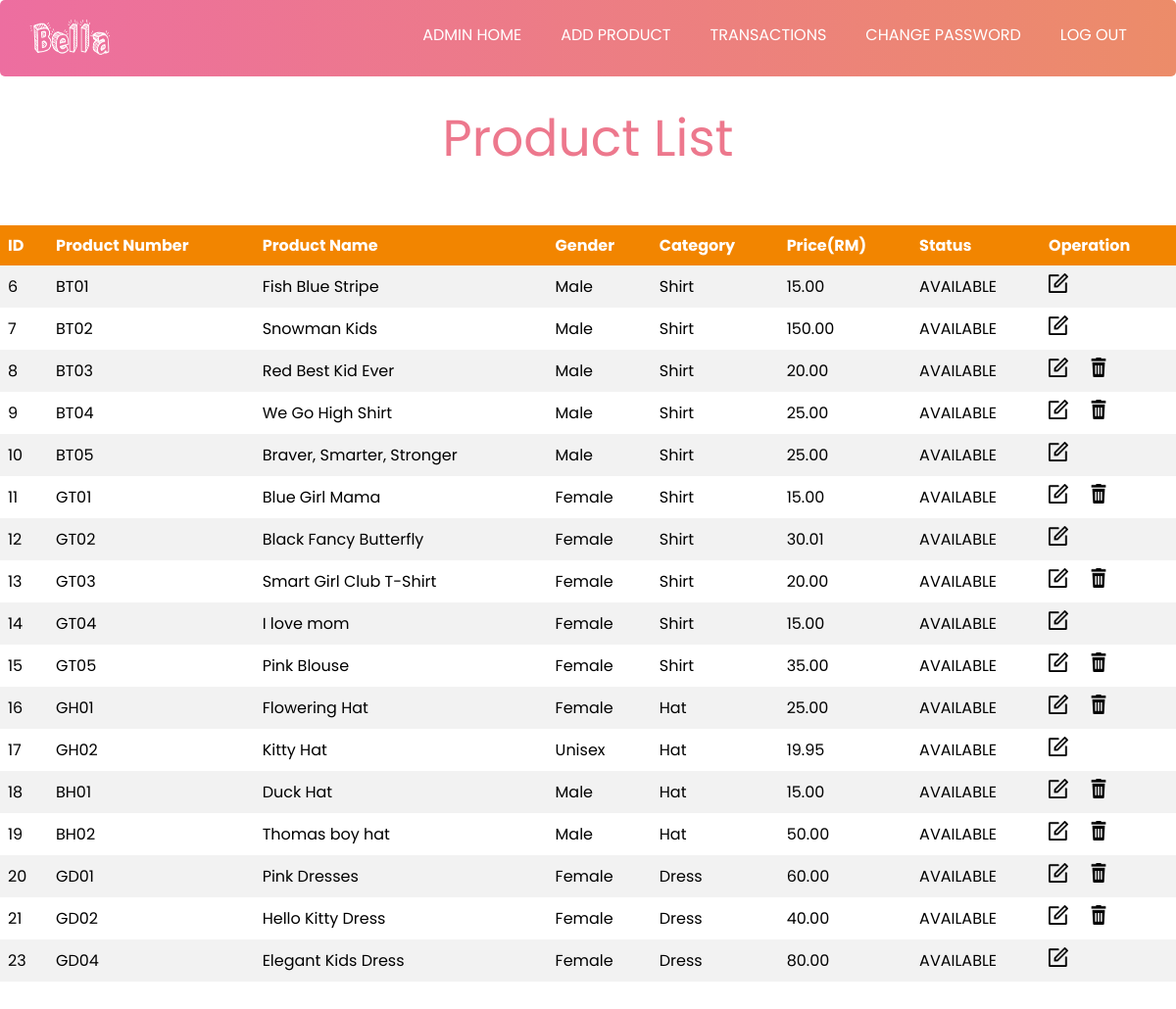
The page /admin/index.php (signed in) on the database its author committed.
### tables this page shows
CREATE TABLE `products` (
  `id` int(10) NOT NULL,
  `number` varchar(32) NOT NULL,
  `name` varchar(255) NOT NULL,
  `gender` varchar(16) NOT NULL,
  `category` varchar(255) NOT NULL,
  `age_range` varchar(64) NOT NULL,
  `description` varchar(4096) NOT NULL,
  `price` decimal(10,2) NOT NULL,
  `image` varchar(255) NOT NULL,
  `status` varchar(16) NOT NULL
);

### htdocs/model/connection.php (called while the page is built, shortened)
<?php
class Connection
{
  private $mysqli = null;
  public function connect()
  {
    $this->mysqli = new mysqli(self::DB_HOST, self::DB_USER, self::DB_PASSWORD, self::DB_NAME);
    if ($this->mysqli->connect_errno)
    {
      echo $this->mysqli->connect_errno;
      echo $this->mysqli->connect_error;
      return false;
    }
    else
    {
      return true;
    }
  }
  public function query($str)
  {
    if ($result = $this->mysqli->query($str))
    {
      return $result->fetch_all(MYSQLI_ASSOC);
    }
    else
    {
      echo $this->mysqli->connect_errno;
      echo $this->mysqli->error;
      return array();
    }
  }
}
?>

### htdocs/model/model.php (called while the page is built, shortened)
<?php
require_once 'connection.php';
class Model
{
  protected $data;
  private static function generate_array($result)
  {
    $array = array();
    foreach ($result as $entry)
    {
      $var = new $class();
      $var->set_data($entry);
      array_push($array, $var);
    }
    return $array;
  }
  public static function all()
  {
    $result = $GLOBALS['connection']->query("SELECT * FROM ".static::TABLE_NAME);
    return static::generate_array($result);
  }
  public static function find($cond = '*')
  {
    $query = "SELECT * FROM ".static::TABLE_NAME." WHERE ".$cond." LIMIT 1 OFFSET 0";
    $result = $GLOBALS['connection']->query($query);
    if (count($result) == 0)
    {
      return null;
    }
    else
    {
      $array = static::generate_array($result);
      return $array[0];
    };
  }
  public function get_id()
  {
    return $this->data['id'];
  }
}
?>

### htdocs/model/product.php (called while the page is built, shortened)
<?php
require_once "model.php";
class Product extends Model
{
  public function __construct()
  {
    $this->data = ["id" => 0, "number" => "", "name" => "", "gender" => "", "category" => "", "age_range" => "",
                   "description" => "", "price" => 0.0, "image" => "", "status" => ""];
  }
  public function get_number()
  {
    return $this->data['number'];
  }
  public function get_name()
  {
    return $this->data['name'];
  }
  public function get_gender()
  {
    return $this->data['gender'];
  }
  public function get_category()
  {
    return $this->data['category'];
  }
  public function get_price()
  {
    return $this->data['price'];
  }
  public function get_status()
  {
    return $this->data['status'];
  }
  public function set_data($source)
  {
    $this->data['number'] = $source['number'];
    $this->data['name'] = $source['name'];
    $this->data['gender'] = $source['gender'];
    $this->data['category'] = $source['category'];
    $this->data['price'] = floatval($source['price']);
    $this->data['status'] = $source['status'];
  }
}
?>

### htdocs/admin/index.php (the view, shortened to what this page needs)
<html>
<head>
  <link rel="stylesheet" type="text/css" href="css/style_admin_index.css">
</head>
<body>
  <nav>
    <div class="logo">
      <img src="img/logo.png" style=" width: 90px; height: 50px;">
    </div>
    <div class="nav">
      <ul>
        <li><a href="index.php" style="text-decoration:none; color: white;">Admin Home</a></li>
        <li><a href="add_product.php" style="text-decoration:none; color: white;">Add Product</a></li>
        <li><a href="transactions.php" style="text-decoration:none; color: white;">Transactions</a></li>
        <li><a href="change_pw.php" style="text-decoration:none; color: white;">Change Password</a></li>
        <li><a href="logout.php" style="text-decoration:none; color: white;">Log Out</a></li>
      </ul>
    </div>
  </nav>
  <div class="info" style="padding-top: 24px;">
    <h1>Product List</h1>
    <br><br>
    <table>
    <tr>
      <th>ID</th>
      <th>Product Number</th>
      <th>Product Name</th>
      <th>Gender</th>
      <th>Category</th>
      <th>Price(RM)</th>
      <th>Status</th>
      <th>Operation</th>
    </tr>
    <?php
    $array = Product::all();
    foreach ($array as $product)
    {
      $id = $product->get_id();
      echo "<tr>";
      echo "<td>".$id."</td>";
      echo "<td>".$product->get_number()."</td>";
      echo "<td>".$product->get_name()."</td>";
      echo "<td>".$product->get_gender()."</td>";
      echo "<td>".$product->get_category()."</td>";
      echo "<td>".number_format($product->get_price(), 2)."</td>";
      echo "<td>".$product->get_status()."</td>";
      echo "<td>";
      echo "<a href='edit_product.php?id=$id'><img src='img/edit.png' style=' width: 20px; height: 20px;'></a>";
      $cond = "product_id = ".$id;
      if (Order::find($cond) == null && Transaction::find($cond) == null)
      {
        echo "<a href='delete_product.php?id=$id' onclick='return confirm(\"Are you sure you want to delete this item?\");'><img src='img/delete.png' style=' width: 20px; height: 20px;'></a>";
      }
      echo "</td>";
      echo "</tr>";
    }
    ?>
  </table>
  </div>
</body>
</html>

### htdocs/admin/css/style_admin_index.css (style rules this page uses)
body { margin:0; box-sizing:border-box; font-family: 'Poppins', sans-serif; background: #136AD2; background: #fff; }
.logo { font-size:24px; padding-top:8px; text-transform:uppercase; }
nav { padding:10px 30px; background-color:#2e2e2e; background-image: linear-gradient(to right, #ed6ea0 0%, #ec8c69 100%); color:#f5f5f5; display: flex; flex-direction: column; justify-content: flex-end; min-height:50px; position: relative; border-radius:5px; text-align: left; }
.nav { display: none; }
.nav ul { list-style-type: none; padding:0; margin-left: -20px; margin-top: 13px; }
.nav ul li { padding:10px 20px; font-size:16px; text-transform:uppercase; }
.info { text-align: center; padding:100px 0; padding-top: 24px; }
.info h1 { margin: 0; color: #ed788d; font-size: 24px; font-weight:400; }
@media screen and (min-width:600px ) { nav { display: flex; justify-content: space-between; flex-direction: row; padding:10px 30px; background-color:#252023; color:#f5f5f5; } }
@media screen and (min-width:600px ) { .nav { display: block; } }
@media screen and (min-width:600px ) { .nav ul { display: flex; } }
@media screen and (min-width:600px ) { .nav ul li { padding:0 20px; font-size:16px; } }
@media screen and (min-width:600px ) { .info { text-align: center; padding:110px 0; } }
@media screen and (min-width:600px ) { .info h1 { font-size:52px; } }
table { border-collapse: collapse; width: 100%; }
th, td { text-align: left; padding: 8px; }
tr:nth-child(even) { background-color: #f2f2f2 }
th { background-color: #f28500; color: white; }

### rows shown on the page
products: id "6", number "BT01", name "Fish Blue Stripe", gender "Male", category "Shirt", price "15.00", status "AVAILABLE"
products: id "7", number "BT02", name "Snowman Kids", gender "Male", category "Shirt", price "150.00", status "AVAILABLE"
products: id "8", number "BT03", name "Red Best Kid Ever", gender "Male", category "Shirt", price "20.00", status "AVAILABLE"
products: id "9", number "BT04", name "We Go High Shirt", gender "Male", category "Shirt", price "25.00", status "AVAILABLE"
products: id "10", number "BT05", name "Braver, Smarter, Stronger", gender "Male", category "Shirt", price "25.00", status "AVAILABLE"
products: id "11", number "GT01", name "Blue Girl Mama", gender "Female", category "Shirt", price "15.00", status "AVAILABLE"
products: id "12", number "GT02", name "Black Fancy Butterfly", gender "Female", category "Shirt", price "30.01", status "AVAILABLE"
products: id "13", number "GT03", name "Smart Girl Club T-Shirt", gender "Female", category "Shirt", price "20.00", status "AVAILABLE"
products: id "14", number "GT04", name "I love mom", gender "Female", category "Shirt", price "15.00", status "AVAILABLE"
products: id "15", number "GT05", name "Pink Blouse", gender "Female", category "Shirt", price "35.00", status "AVAILABLE"
products: id "16", number "GH01", name "Flowering Hat", gender "Female", category "Hat", price "25.00", status "AVAILABLE"
products: id "17", number "GH02", name "Kitty Hat", gender "Unisex", category "Hat", price "19.95", status "AVAILABLE"
products: id "18", number "BH01", name "Duck Hat", gender "Male", category "Hat", price "15.00", status "AVAILABLE"
products: id "19", number "BH02", name "Thomas boy hat", gender "Male", category "Hat", price "50.00", status "AVAILABLE"
products: id "20", number "GD01", name "Pink Dresses", gender "Female", category "Dress", price "60.00", status "AVAILABLE"
products: id "21", number "GD02", name "Hello Kitty Dress", gender "Female", category "Dress", price "40.00", status "AVAILABLE"
products: id "23", number "GD04", name "Elegant Kids Dress", gender "Female", category "Dress", price "80.00", status "AVAILABLE"
